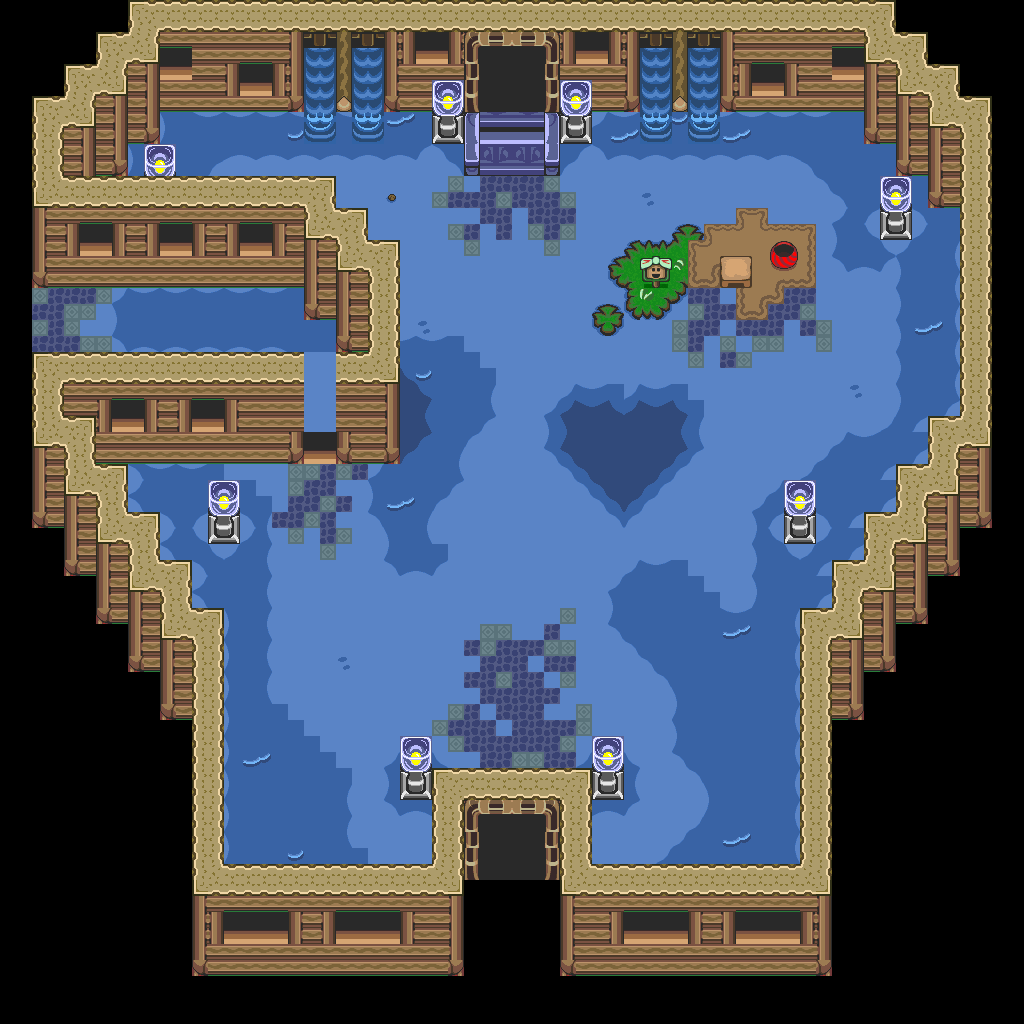

Rendered tile map (Tiled .tmx) drawn with the repository's tilesets; below, a short description and the map source with its tile grids summarised:
An orthogonal 64x64 tile map with 16x16 px tiles, 1 tile layer (base), 2 hidden layers not drawn and 45 objects.

<map version="1.10" tiledversion="1.12.1" orientation="orthogonal" renderorder="right-down" width="64" height="64" tilewidth="16" tileheight="16" infinite="0" nextlayerid="4" nextobjectid="46">
 <tileset firstgid="1" source="../classiciphone_pics4.tsx" />
 <layer id="1" name="base" width="64" height="64">
  <data>[4096 cells, 4096 non-empty, 133 distinct tile ids]</data>
 </layer>
 <layer id="2" name="collision" width="64" height="64" visible="0">
  <properties><property name="collision" value="true" /></properties>
  <data>[4096 cells, 2362 non-empty, 1 distinct tile ids]</data>
 </layer>
 <layer id="3" name="water" width="64" height="64" visible="0">
  <properties><property name="terrain" value="water" /></properties>
  <data>[4096 cells, 1451 non-empty, 1 distinct tile ids]</data>
 </layer>
 <objectgroup id="4" name="npcs">
  <object id="1" x="192.0" y="32.0" width="16" height="16">
   <properties>
    <property name="gani" value="classic_ventruesupportnorth.png" />
    <property name="script" type="string">-- Auto-converted from GraalScript
-- //#CLIENTSIDE;
-- drawunderplayer;</property>
   </properties>
  </object>
  <object id="2" x="800.0" y="32.0" width="16" height="16">
   <properties>
    <property name="gani" value="classic_ventruesupportnorth.png" />
    <property name="script" type="string">-- Auto-converted from GraalScript
-- //#CLIENTSIDE;
-- drawunderplayer;</property>
   </properties>
  </object>
  <object id="3" x="480.0" y="48.0" width="16" height="16">
   <properties>
    <property name="script" type="string">-- Auto-converted from GraalScript
-- join("door_sliding");
-- [CLIENT-SIDE — server no-op]
-- if (created) {
-- setstring this.img,classic_gate_pkt.png;
-- this.ptx = 0;
-- this.pty = 0;
-- this.w   = 2;
-- this.h   = 4;
-- this.doorcolor_init  = 1;
-- this.doorcolor_loss  = 0.1;
-- this.doorcolor_min   = 0.1;
-- this.speed_open  = .1;
-- this.speed_close = .3;
-- this.close_pause = 1;
-- this.open_dir    = 1;
-- }</property>
   </properties>
  </object>
  <object id="4" x="512.0" y="48.0" width="16" height="16">
   <properties>
    <property name="script" type="string">-- Auto-converted from GraalScript
-- join("door_sliding");
-- [CLIENT-SIDE — server no-op]
-- if (created) {
-- setstring this.img,classic_gate_pkt.png;
-- this.ptx = 32;
-- this.pty = 0;
-- this.w   = 2;
-- this.h   = 4;
-- this.doorcolor_init  = 1;
-- this.doorcolor_loss  = 0.1;
-- this.doorcolor_min   = 0.1;
-- this.speed_open  = .1;
-- this.speed_close = .3;
-- this.close_pause = 1;
-- this.open_dir    = 3;
-- }</property>
   </properties>
  </object>
  <object id="5" x="576.0" y="32.0" width="16" height="16">
   <properties>
    <property name="gani" value="window.png" />
    <property name="script" type="string">-- Auto-converted from GraalScript
</property>
   </properties>
  </object>
  <object id="6" x="752.0" y="64.0" width="16" height="16">
   <properties>
    <property name="gani" value="window.png" />
    <property name="script" type="string">-- Auto-converted from GraalScript
</property>
   </properties>
  </object>
  <object id="7" x="416.0" y="32.0" width="16" height="16">
   <properties>
    <property name="gani" value="window.png" />
    <property name="script" type="string">-- Auto-converted from GraalScript
</property>
   </properties>
  </object>
  <object id="8" x="240.0" y="64.0" width="16" height="16">
   <properties>
    <property name="gani" value="window.png" />
    <property name="script" type="string">-- Auto-converted from GraalScript
</property>
   </properties>
  </object>
  <object id="9" x="160.0" y="48.0" width="16" height="16">
   <properties>
    <property name="gani" value="window.png" />
    <property name="script" type="string">-- Auto-converted from GraalScript
</property>
   </properties>
  </object>
  <object id="10" x="832.0" y="48.0" width="16" height="16">
   <properties>
    <property name="gani" value="window.png" />
    <property name="script" type="string">-- Auto-converted from GraalScript
</property>
   </properties>
  </object>
  <object id="11" x="720.0" y="240.0" width="16" height="16">
   <properties>
    <property name="script" type="string">-- Auto-converted from GraalScript
-- // Graal2002 NPC by Stefan Knorr
-- if (created) {
-- // Initialize the attributes
-- showcharacter;
-- setcharprop #3,head84.png;
-- setcharprop #C0,pink;
-- setcharprop #C1,black;
-- setcharprop #C2,red;
-- setcharprop #C3,blue;
-- setcharprop #C4,red;
-- setcharprop #2,shield1.gif;
-- shieldpower = 1;
-- dir = 2;
-- sprite=37;
-- x=x-.5;
end</property>
   </properties>
  </object>
  <object id="12" x="512.0" y="816.0" width="16" height="16">
   <properties>
    <property name="script" type="string">-- Auto-converted from GraalScript
-- join("door_sliding");
-- [CLIENT-SIDE — server no-op]
-- if (created) {
-- setstring this.img,classic_gate_pkt.png;
-- this.ptx = 32;
-- this.pty = 0;
-- this.w   = 2;
-- this.h   = 4;
-- this.doorcolor_init  = 1;
-- this.doorcolor_loss  = 0.1;
-- this.doorcolor_min   = 0.1;
-- this.speed_open  = .1;
-- this.speed_close = .3;
-- this.close_pause = 1;
-- this.open_dir    = 3;
-- }</property>
   </properties>
  </object>
  </objectgroup>
</map>
<!-- 33 of 45 objects omitted -->
